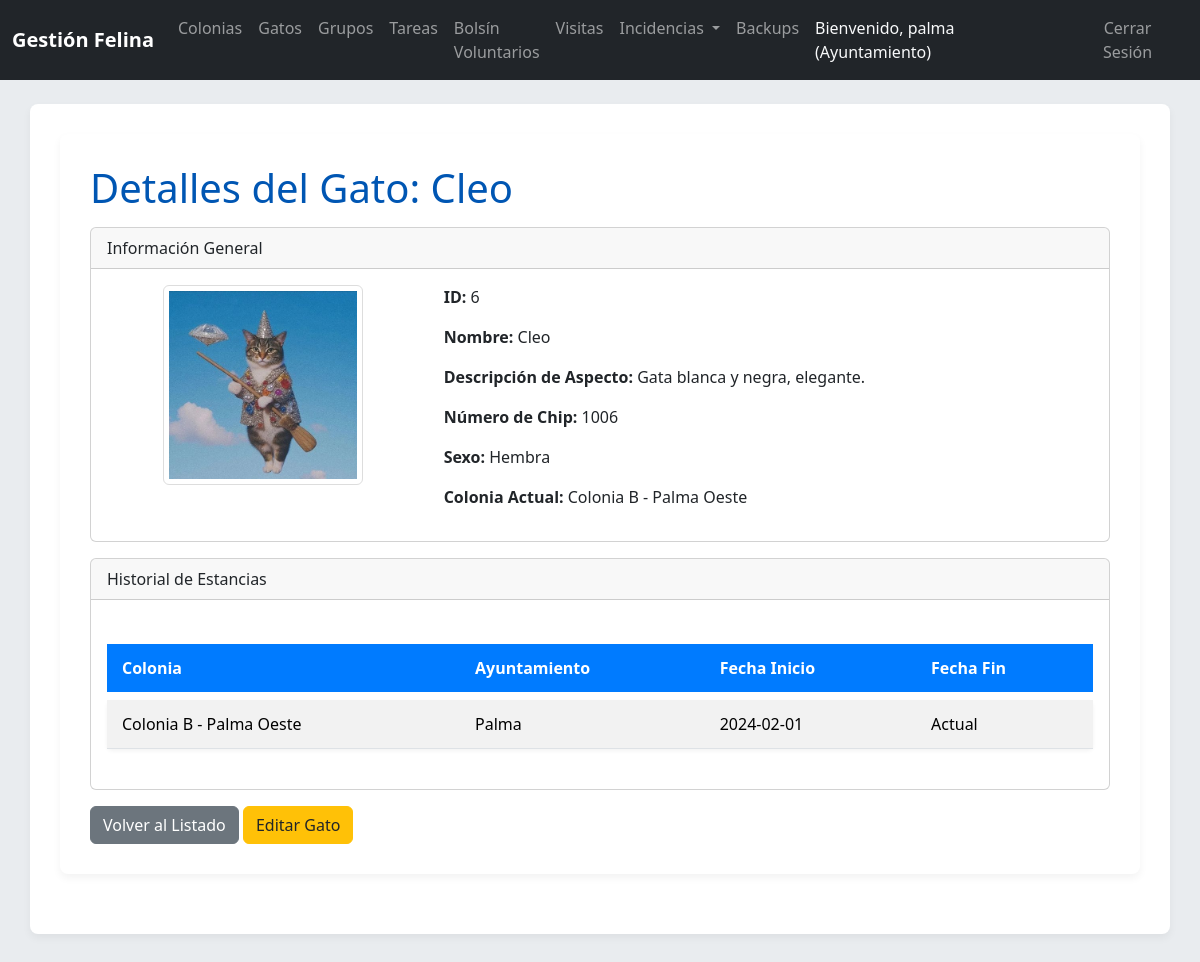
The page /index.php/gatos/show?id=6 (signed in) on the database as committed earlier.
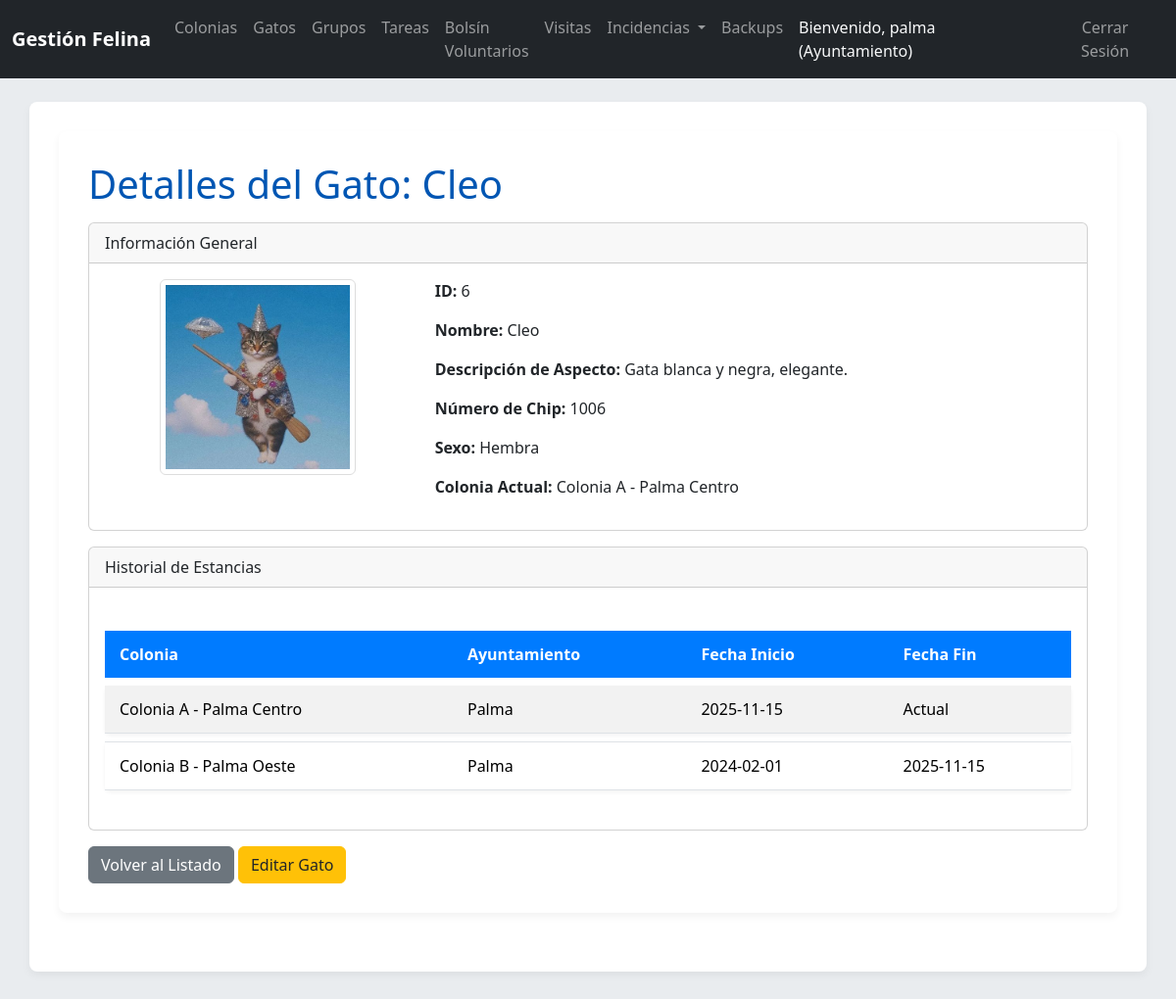
The same page on the database as committed later.
### tables this page shows
CREATE TABLE `Gato` (
  `idGato` int(11) NOT NULL AUTO_INCREMENT,
  `nombre` varchar(30) DEFAULT NULL,
  `descripcionAspecto` text DEFAULT NULL,
  `numeroChip` varchar(15) DEFAULT NULL,
  `foto` varchar(255) DEFAULT NULL,
  `idSexo` int(11) NOT NULL,
  PRIMARY KEY (`idGato`),
  UNIQUE KEY `numeroChip` (`numeroChip`),
  KEY `idSexo` (`idSexo`),
  CONSTRAINT `Gato_ibfk_1` FOREIGN KEY (`idSexo`) REFERENCES `Sexo` (`idSexo`) ON DELETE CASCADE
);

CREATE TABLE `Colonia` (
  `idColonia` int(11) NOT NULL AUTO_INCREMENT,
  `descripcion` varchar(255) NOT NULL,
  `comentarios` text DEFAULT NULL,
  `idUbicacion` int(11) NOT NULL,
  `idAyuntamiento` int(11) NOT NULL,
  PRIMARY KEY (`idColonia`),
  KEY `idUbicacion` (`idUbicacion`),
  KEY `idAyuntamiento` (`idAyuntamiento`),
  CONSTRAINT `Colonia_ibfk_1` FOREIGN KEY (`idUbicacion`) REFERENCES `Ubicacion` (`idUbicacion`) ON DELETE CASCADE,
  CONSTRAINT `Colonia_ibfk_2` FOREIGN KEY (`idAyuntamiento`) REFERENCES `Ayuntamiento` (`idAyuntamiento`) ON DELETE CASCADE
);

CREATE TABLE `Estancia` (
  `idEstancia` int(11) NOT NULL AUTO_INCREMENT,
  `fechaInicio` date NOT NULL,
  `fechaFin` date DEFAULT NULL,
  `idGato` int(11) NOT NULL,
  `idColonia` int(11) NOT NULL,
  PRIMARY KEY (`idEstancia`),
  KEY `idGato` (`idGato`),
  KEY `idColonia` (`idColonia`),
  CONSTRAINT `Estancia_ibfk_1` FOREIGN KEY (`idGato`) REFERENCES `Gato` (`idGato`) ON DELETE CASCADE,
  CONSTRAINT `Estancia_ibfk_2` FOREIGN KEY (`idColonia`) REFERENCES `Colonia` (`idColonia`) ON DELETE CASCADE
);

CREATE TABLE `Ayuntamiento` (
  `idAyuntamiento` int(11) NOT NULL AUTO_INCREMENT,
  `nombreLocalidad` varchar(70) NOT NULL,
  `usuario` varchar(50) NOT NULL,
  `contrasenya` varchar(255) NOT NULL,
  `idProvincia` int(11) NOT NULL,
  PRIMARY KEY (`idAyuntamiento`),
  UNIQUE KEY `usuario` (`usuario`),
  KEY `idProvincia` (`idProvincia`),
  CONSTRAINT `Ayuntamiento_ibfk_1` FOREIGN KEY (`idProvincia`) REFERENCES `Provincia` (`idProvincia`) ON DELETE CASCADE
);

CREATE TABLE `Sexo` (
  `idSexo` int(11) NOT NULL AUTO_INCREMENT,
  `sexo` varchar(30) NOT NULL,
  PRIMARY KEY (`idSexo`)
);

### config/database.php (called while the page is built, shortened)
<?php
class Database {
    private static $host = 'localhost';
    private static $db_name = 'gatos_mallorca';
    private static $username = 'root';
    private static $password = '';
    private static $conn;
    public static function getConnection() {
        if (self::$conn === null) {
            try {
                self::$conn = new PDO("mysql:host=" . self::$host . ";dbname=" . self::$db_name, self::$username, self::$password);
                self::$conn->setAttribute(PDO::ATTR_ERRMODE, PDO::ERRMODE_EXCEPTION);
                self::$conn->exec("set names utf8");
            } catch(PDOException $exception) {
                echo "Error de conexión a la base de datos: " . $exception->getMessage();
                exit();
            }
        }
        return self::$conn;
    }
}
?>

### models/Gato.php (called while the page is built, shortened)
<?php
class Gato extends BaseModel {
    public function getByIdWithDetails($id) {
        $query = "
            SELECT
                g.idGato,
                g.nombre,
                g.descripcionAspecto,
                g.numeroChip,
                g.foto,
                g.idSexo,
                s.sexo,
                c.idColonia AS idColoniaActual,
                c.descripcion AS colonia_actual,
                e.fechaInicio AS fechaInicioEstancia
            FROM
                Gato g
            JOIN
                Sexo s ON g.idSexo = s.idSexo
            LEFT JOIN
                Estancia e ON g.idGato = e.idGato AND e.fechaFin IS NULL
            LEFT JOIN
                Colonia c ON e.idColonia = c.idColonia
            WHERE
                g.idGato = :id
            LIMIT 0,1
        ";
        return $this->executeQuery($query, [':id' => $id], false);
    }
    public function getEstanciasByGatoId($idGato) {
        $query = "
            SELECT
                e.fechaInicio,
                e.fechaFin,
                c.descripcion AS colonia_nombre,
                a.nombreLocalidad AS ayuntamiento_nombre
            FROM
                Estancia e
            JOIN
                Colonia c ON e.idColonia = c.idColonia
            JOIN
                Ayuntamiento a ON c.idAyuntamiento = a.idAyuntamiento
            WHERE
                e.idGato = :idGato
            ORDER BY
                e.fechaInicio DESC
        ";
        return $this->executeQuery($query, [':idGato' => $idGato]);
    }
}

### models/BaseModel.php (called while the page is built, shortened)
<?php
class BaseModel {
    protected $conn;
    public function __construct() {
        $this->conn = Database::getConnection();
    }
    protected function executeQuery($query, $params = [], $fetch_all = true) {
        $stmt = $this->conn->prepare($query);
        foreach ($params as $key => $value) {
            $stmt->bindValue($key, $value);
        }
        $stmt->execute();
        if ($fetch_all) {
            return $stmt->fetchAll(PDO::FETCH_OBJ);
        }
        return $stmt->fetch(PDO::FETCH_OBJ);
    }
}
?>

### views/gatos/show.php (the view, shortened to what the changed rows need)
<?php require_once __DIR__ . '/../partials/header.php'; ?>
<div class="container">
    <h1>Detalles del Gato: <?php echo htmlspecialchars($gato->nombre); ?></h1>
    <div class="card mb-3">
        <div class="card-header">
            Información General
        </div>
        <div class="card-body">
            <div class="row">
                <div class="col-md-4 text-center">
                    <?php if ($gato->foto): ?>
                        <img src="<?php echo rtrim(dirname($_SERVER['SCRIPT_NAME']), '/'); ?>/public/uploads/gatos/<?php echo htmlspecialchars($gato->foto); ?>" alt="Foto de <?php echo htmlspecialchars($gato->nombre); ?>" class="img-fluid rounded gato-img-thumbnail-lg">
                    <?php else: ?>
                        <img src="<?php echo rtrim(dirname($_SERVER['SCRIPT_NAME']), '/'); ?>/public/img/default_cat.png" alt="Sin foto" class="img-fluid rounded gato-img-thumbnail-lg">
                    <?php endif; ?>
                </div>
                <div class="col-md-8">
                    <p><strong>ID:</strong> <?php echo htmlspecialchars($gato->idGato); ?></p>
                    <p><strong>Nombre:</strong> <?php echo htmlspecialchars($gato->nombre); ?></p>
                    <p><strong>Descripción de Aspecto:</strong> <?php echo htmlspecialchars($gato->descripcionAspecto); ?></p>
                    <p><strong>Número de Chip:</strong> <?php echo htmlspecialchars($gato->numeroChip ?? 'N/A'); ?></p>
                    <p><strong>Sexo:</strong> <?php echo htmlspecialchars($gato->sexo); ?></p>
                    <p><strong>Colonia Actual:</strong>
                        <?php if ($gato->colonia_actual): ?>
                            <?php echo htmlspecialchars($gato->colonia_actual); ?>
                        <?php else: ?>
                            Sin colonia asignada
                        <?php endif; ?>
                    </p>
                </div>
            </div>
        </div>
    </div>
    <div class="card mb-3">
        <div class="card-header">
            Historial de Estancias
        </div>
        <div class="card-body">
            <?php if (empty($estancias)): ?>
                <p>No hay historial de estancias para este gato.</p>
            <?php else: ?>
                <table class="table table-sm table-striped">
                    <thead>
                        <tr>
                            <th>Colonia</th>
                            <th>Ayuntamiento</th>
                            <th>Fecha Inicio</th>
                            <th>Fecha Fin</th>
                        </tr>
                    </thead>
                    <tbody>
                        <?php foreach ($estancias as $estancia): ?>
                            <tr>
                                <td><?php echo htmlspecialchars($estancia->colonia_nombre); ?></td>
                                <td><?php echo htmlspecialchars($estancia->ayuntamiento_nombre); ?></td>
                                <td><?php echo htmlspecialchars($estancia->fechaInicio); ?></td>
                                <td><?php echo htmlspecialchars($estancia->fechaFin ?? 'Actual'); ?></td>
                            </tr>
                        <?php endforeach; ?>
                    </tbody>
                </table>
            <?php endif; ?>
        </div>
    </div>
    <a href="<?php echo url('gatos'); ?>" class="btn btn-secondary">Volver al Listado</a>
    <a href="<?php echo url('gatos/edit?id=' . htmlspecialchars($gato->idGato)); ?>" class="btn btn-warning">Editar Gato</a>
</div>
<?php require_once __DIR__ . '/../partials/footer.php'; ?>

Rows that differ between the two databases and show on the page:
computed for gato "Cleo": colonia.descripcion "Colonia B - Palma Oeste" → "Colonia A - Palma Centro"
now on this page (row edited): estancia: idColonia.descripcion "Colonia A - Palma Centro", ayuntamiento.nombreLocalidad "Palma", fechaInicio "2025-11-15", fechaFin "Actual"
changed estancia "Colonia B - Palma Oeste": fechaFin "Actual" → "2025-11-15"
